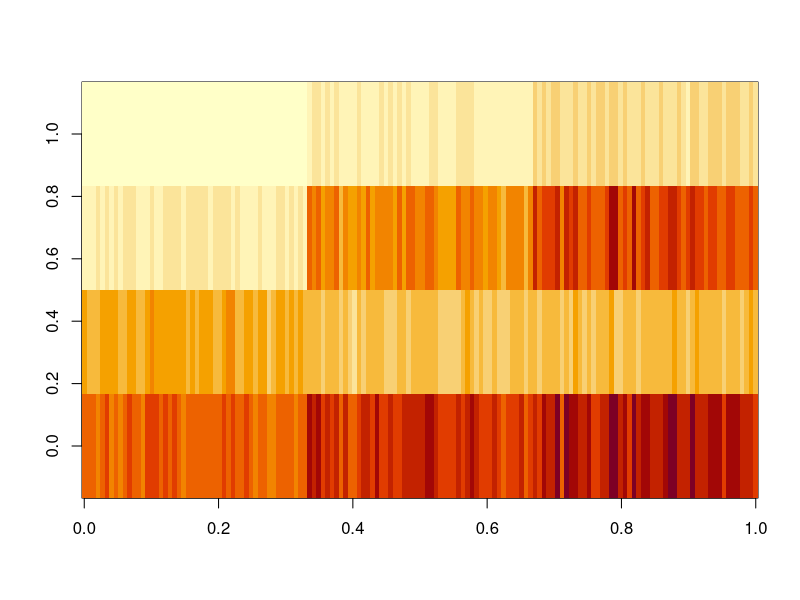
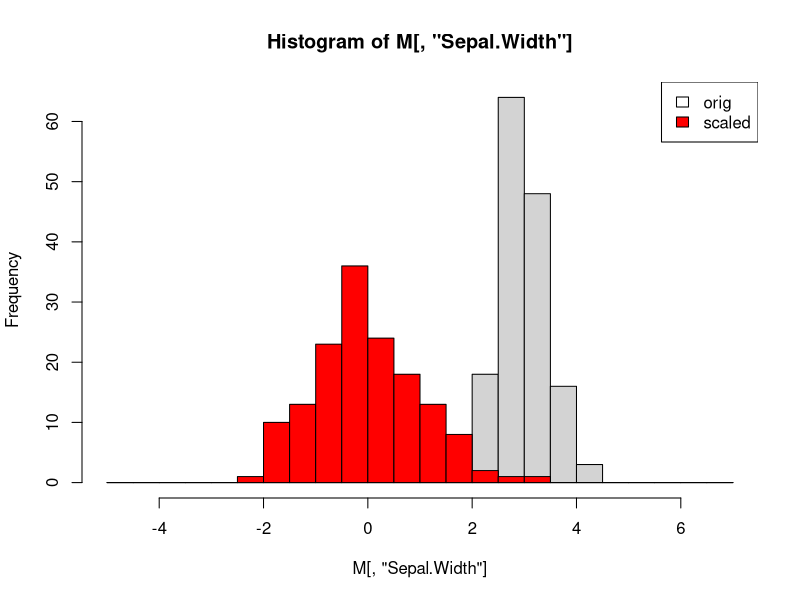
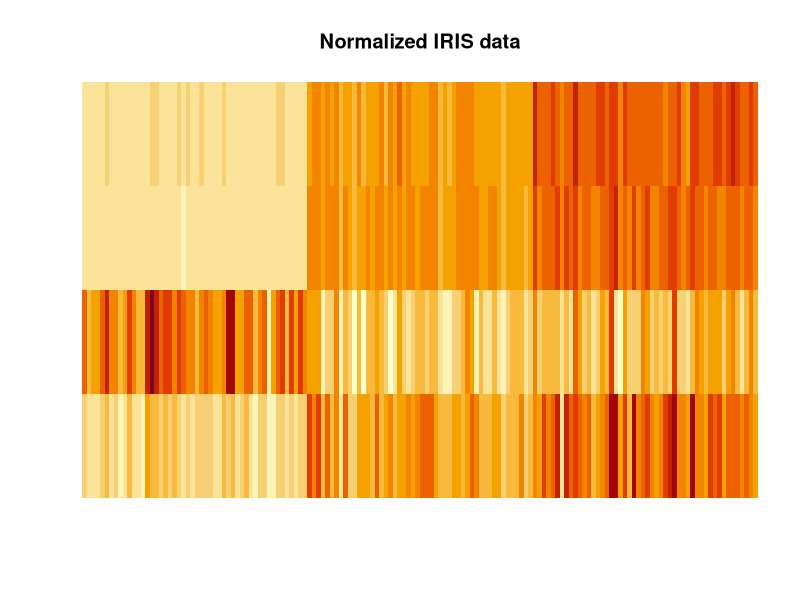
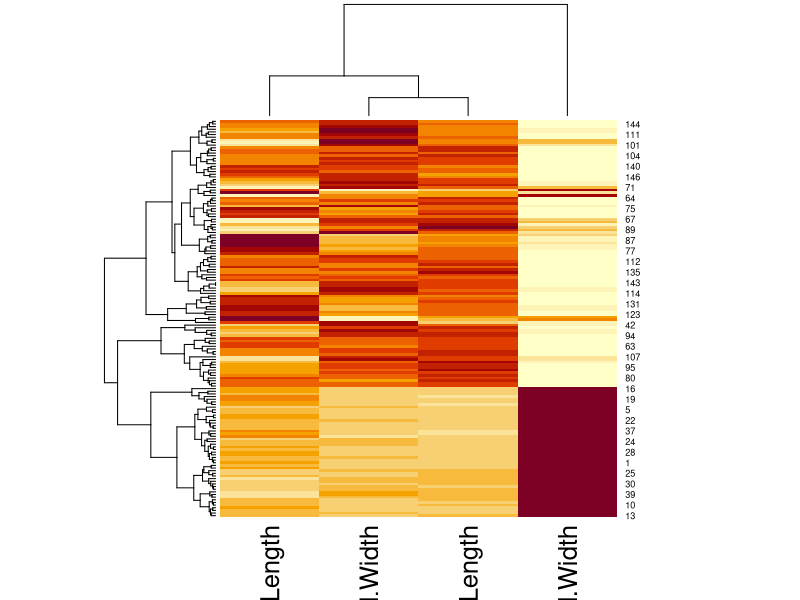
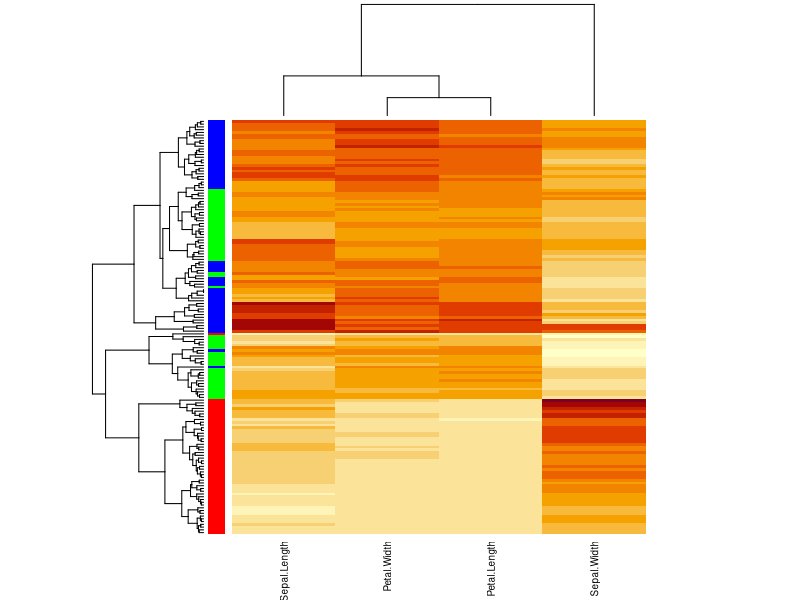
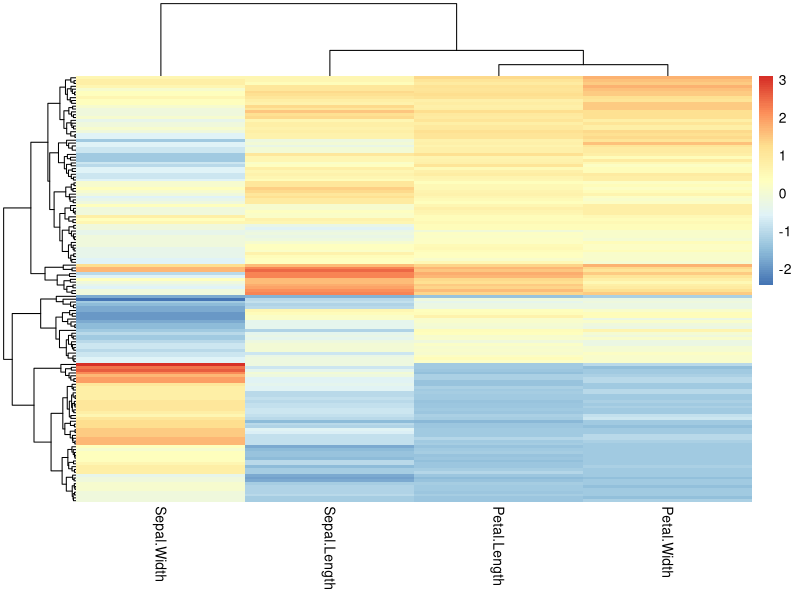
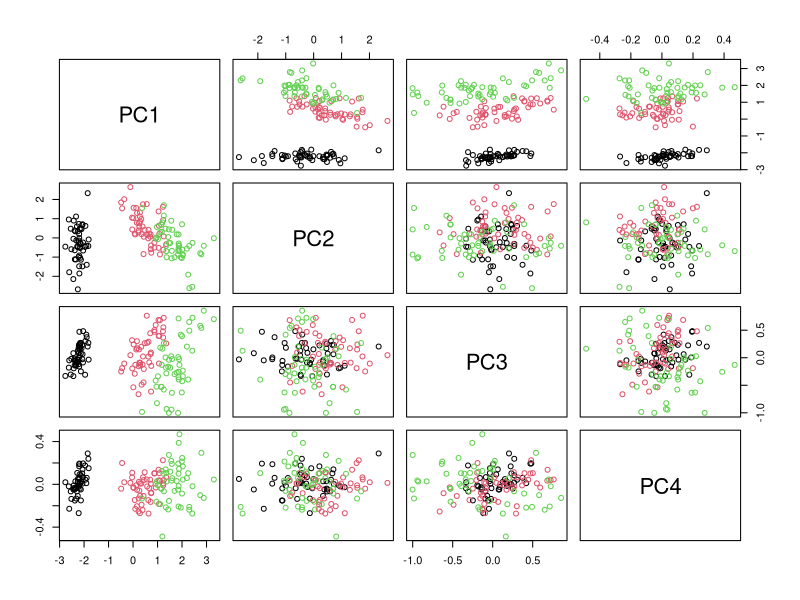
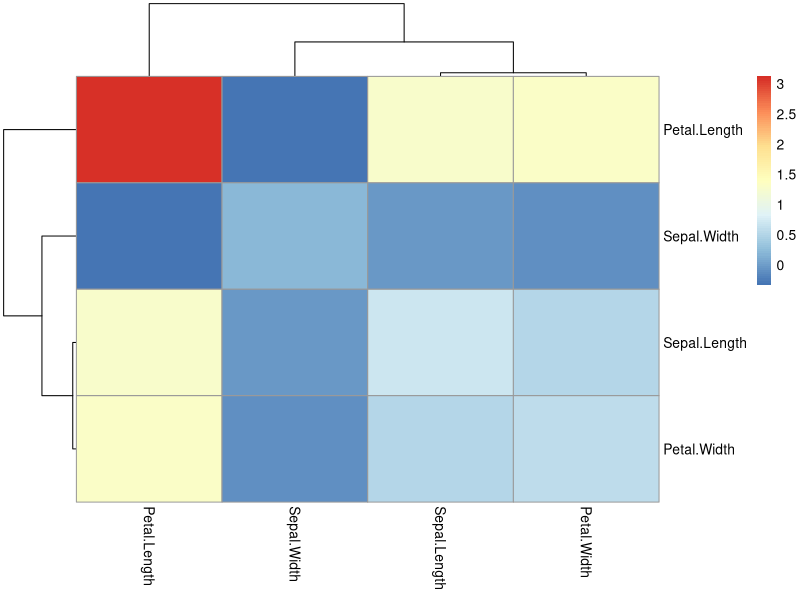

R code for these plots, in order:
## ---- chunk 1
knitr::opts_chunk$set(echo = TRUE)
knitr::opts_chunk$set(cache=TRUE)
## ---- chunk 2
niris=iris[,-5]     # define numeric iris data
M=as.matrix(niris)  # there are many as.* functions that convert among data structures
image(M)            # image takes only matrix objects (data frame with single type "numeric")
## ---- chunk 3
S=scale(M)                                                     # scales column-wise
br=seq(-5,7,by=0.5)                                            # set common break points for the histograms below
hist(M[,"Sepal.Width"], breaks = br)                           # illustrate scaling for specific column
hist(S[,"Sepal.Width"], breaks = br, add=TRUE, col="red")      # add histogram to current plot
legend("topright", c("orig","scaled"), fill=c("white", "red"))

image(S,main="Normalized IRIS data", axes=FALSE)              # as before, suppress axes

#add axes flexibly
#axis(4,at=seq(0,1,length.out=ncol(S)), labels=colnames(S), las=2) # Understand this command
## ---- chunk 4
heatmap(S)
## ---- chunk 5
cols = rainbow(3)[iris$Species]            # understand how color is defined
heatmap(S,scale="none", RowSideColors=cols,labRow=FALSE, cexCol=0.9)
## ---- chunk 6
#install.packages("pheatmap")  # That's how we install new packages - more later
library(pheatmap)              # make packaged functions available
pheatmap(scale(iris[,-5])) # works also with data frames
## ---- chunk 7
pdf("heatmap.pdf") # similar for jpeg, png, ...
heatmap(S,scale="none", RowSideColors=cols,labRow=FALSE, cexCol=0.9)
dev.off()  # close device = pdf file
## ---- chunk 8
M=as.matrix(iris[,-5])     # numerical data, some operations below require matrices not data frames (%*%)
s=iris[,5]                 # species attributes (factor)
## ---- chunk 9
pca=prcomp(M, scale=TRUE)
## ---- chunk 10
S=pca$x          # score matrix = rotated and scaled data matrix

pairs(S, col=s)

pheatmap(cov(M)) # original covariance matrix

# covariance matrix of scores is diagonal (by design)
# --> principal components are uncorrelated
pheatmap(cov(S)) 
## ---- chunk 11
plot(S[,1:2],pch=21, bg=s)  # score-plot
